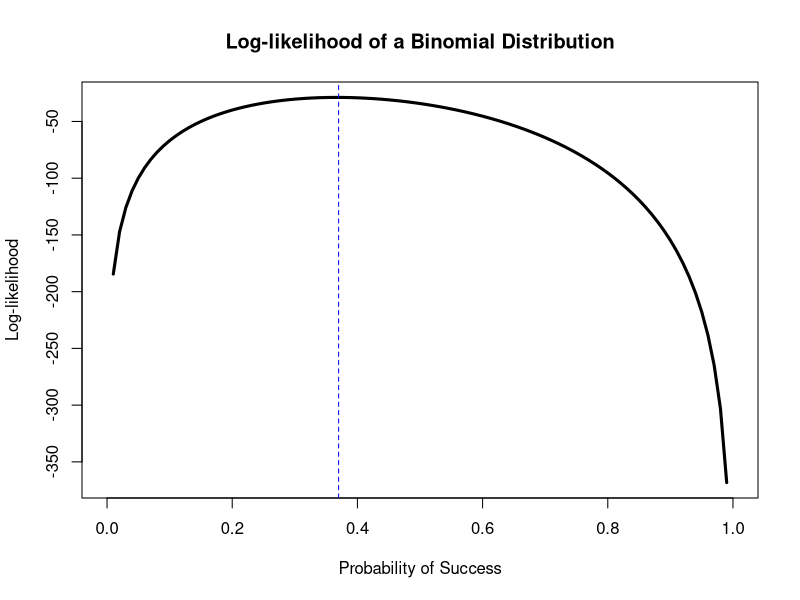
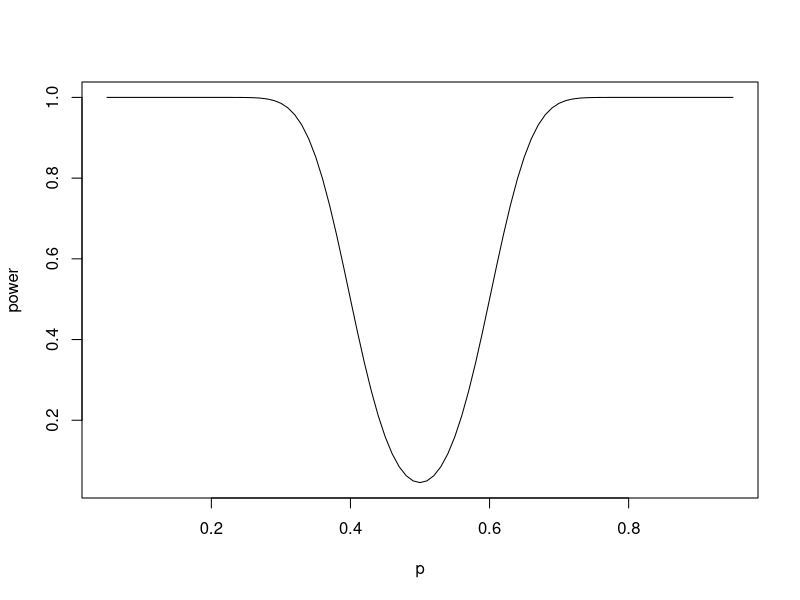

These charts were generated, in order, by the following R code:
# Homework 1
# Since it is from a binomial distribution

# n = 10, p = (0, 1) , 15 independent observations
sample <- c(7, 1, 5, 1, 3, 3, 3, 3, 6, 5, 4, 5, 3, 2, 4)

# Question 1
# calculating the mean
np <- mean(sample)
n <- 10
np

# calculating the probability
p <- (np / n)


# Question 2

set.seed(1111)

n_sim <- 1000
np_Mom <- as.vector(n_sim)

for (i in 1:n_sim) {
  sample_sim <- rbinom(n_sim, n, p)
  np_Mom[i] <- mean(sample_sim)
}

mean_Mom <- mean(np_Mom)
mean_Mom

# Standard Error for the Method of Moment
SE_Mom <- sd(np_Mom)
SE_Mom


# Question 3
# Plot the log-likelihood as a product of p

# likelihood function
log_lk <- function(prob, sample, n) {
  sum(dbinom(sample, size = n, prob = prob, log = TRUE))
}

# probability values
prob_values <- seq(0, 1, 0.01)
count_values <- length(prob_values)

ll_values <- as.vector(count_values)

for (i in 1:count_values) {
  ll_values[i] <- log_lk(prob_values[i], sample, n)
}

par(mfrow = c(1, 1))
plot(prob_values, ll_values,
  xlab = "Probability of Success", ylab = "Log-likelihood",
  main = "Log-likelihood of a Binomial Distribution", type = "l", lwd = 3
)


# Find the MLE for the parameter P and mark it on the plot
prob_MLE <- prob_values[which.max(ll_values)]
abline(v = prob_MLE, col = "blue", lty = 2)
# text(prob_MLE, max(ll_values), sprintf("MLE = %.3f", prob_MLE), pos = 3, col = "red")

# Question 4
# Find the MLE of p

library(stats4)

set.seed(1111)

n_sim <- 1000

n <- 10

np_MLE <- as.vector(n_sim)

# Define the likelihood function
nLL <- function(p_new) {
  -sum(dbinom(sample_sim, size = n, prob = p_new, log = TRUE))
}


for (i in 1:n_sim) {
  # Generate a random sample of size 'n' for each iteration
  sample_sim <- rbinom(n, size = n, prob = p)

  # Fit the model and estimate p
  fit <- mle(nLL, start = list(p_new = 0.5))

  # Extract the parameter estimate
  np_MLE[i] <- coef(fit)["p_new"]
}

# Calculate the mean of the MLE estimates
mean_MLE <- mean(np_MLE)
mean_MLE


# Question 5
# Find an (approximate) standard error for the maximum
# likelihood estimate using the Fisher information.

np_MLE_sd <- sd(np_MLE)
np_MLE_sd

# Question 6
# Give a bootstrap confidence interval for the maximum likelihood estimate.

np_MLE_CI <- c(quantile(np_MLE, 0.025), quantile(np_MLE, 0.975))
np_MLE_CI



# ----------------------------------------------------------------------------+
#                                 CHAPTER 8
# ----------------------------------------------------------------------------+

n <- 100
p <- seq(0.05, 0.95, 0.01)

power <- 1 - pnorm((60 - n * p) / sqrt(n * p * (1 - p))) +
  pnorm((40 - n * p) / sqrt(n * p * (1 - p)))

plot(p, power, type = "l")



# Homework II
